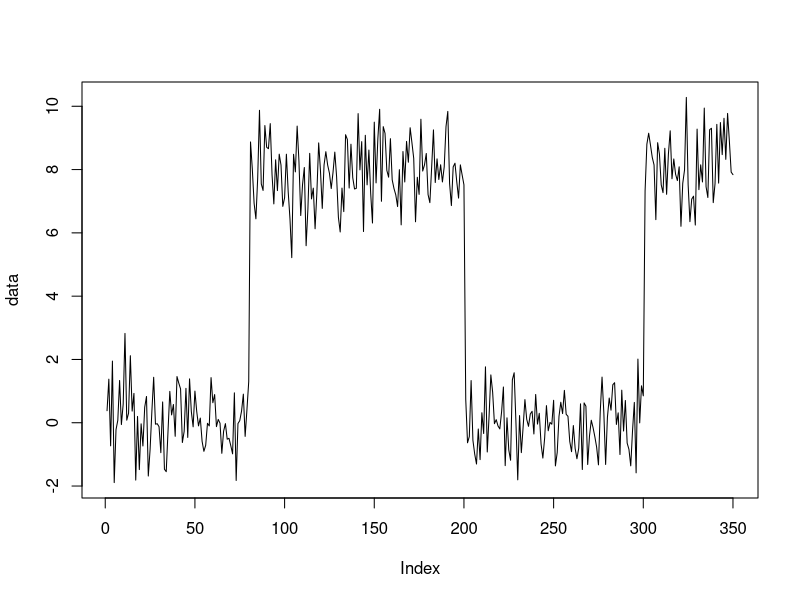
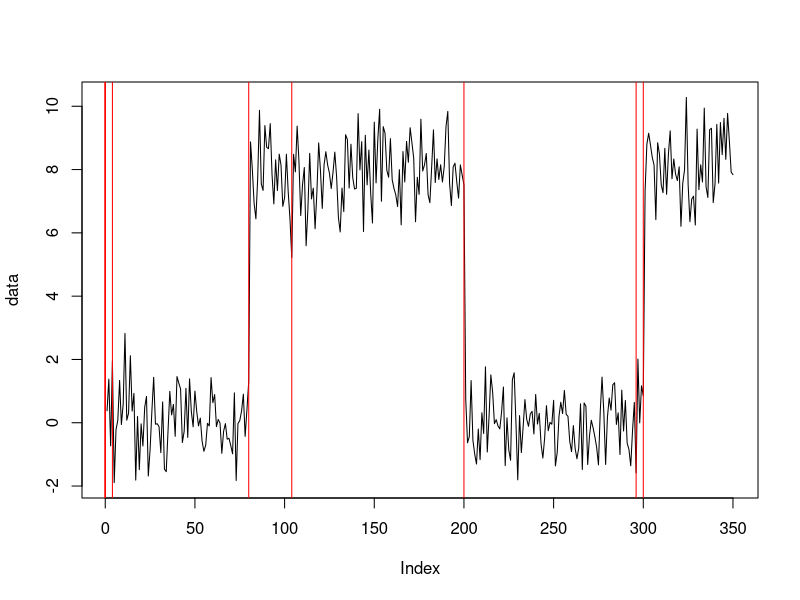

These charts were generated, in order, by the following R code:
#data <- ##SIMULATE NORMAL WITH CHANGE IN MEAN OR ELSE BROWNIAN MOTION WITH SOME SHIFT
data <- c(rnorm(80, 0, 1), rnorm(120, 8, 1), rnorm(100, 0, 1), rnorm(50, 8, 1))
N <- length(data)

plot(data, type="l")

#################
#CREATE G VECTOR#  
#################

g <- dgeom(1:N, 0.01)
#plot(g, type="l")

G <- rep(0,N)
for (i in 1:N){
  G[i] <- sum(g[1:i])
}
#plot(G, type="l")

##checks whether there has been a changepoint
isChangepoint <- function(row){
  len <- length(row)
  if (len >= 3){ ##no changepoints before this
    if ((row[len])>0.9){
      return(TRUE)
    }
  }
  return(FALSE)
}

###Finds w (probability of data being more extreme than current data point based on previous data point)
findw <- function(data, mean, sd){
  w <- pnorm(data, mean, sd)
  #if (data == NA){}
  if (w < 0.5){
    w <- 2*w
  } else {
    w <- 2*(1-w)
  }
  return(w)
}

##takes current vector, and returns updated next one, which is longer by 1
updateModel <- function(row){
  i <- length(row)
  newrow <- rep(0, i+1)
  for (j in 1:i){
    w <- findw(data[n+1], data[n], sd=1)
    if (i == j){ ## as G(O) Not defined in R, = 0
      #output_matrix[i+1, j] <- w * (1- G[i-(j-1)])*output_matrix[i,j]  #################HEREEEEEE
      newrow[j] <- w * (1- G[i-(j-1)])*row[j]
    } else{
      #output_matrix[i+1,j] = w * (1- G[i-(j-1)]/(1-G[i-(j-1)-1]))*output_matrix[i,j]
      newrow[j] =  w * (1- G[i-(j-1)]/(1-G[i-(j-1)-1]))* row[j]
    }
  }
  
  ## J = i+1
  j <- i+1
  p <- rep(0,i) ##WHAT IS K
  if (i == 1){
    p[1] <- 1
  } else {
    for (k in 1:(i-1)){ # checking for Go, not defined = 0
      if (k==i-1){
        p[k] <- (G[i-k])
      }else{
        p[k] <- (G[i-k] - G[i-k-1])/(1 - G[i-k-1])
      }
    }
  }
  
  #output_matrix[i+1,j] <- p%*%output_matrix[i,1:i] 
  newrow[j] <- p%*%row
  
  #NORMALISING
  #output_matrix[i+1,] <- output_matrix[i+1,]/sum(output_matrix[i+1,])
  newrow <- newrow/sum(newrow)
  return(newrow)
}

##ASSUMED MAX NUMBER OF CHANGEPOINTS, AS APPENDING COPIES ENTIRE ROW ##Needs adjustments
changepoints <- rep(0,10) 
numberchangepoints <- 1
recent_changepoint <- 1

##Initialising row
row <- rep(1,1)
print(row)

for (n in 1:(N-1)){
  ##START
  row <- updateModel(row)
  print(row)
  if (isChangepoint(row)){
    print("FOUND CHANGEPOINT!!!!!")
    print(n)
    changepoints[numberchangepoints] = n #####NEED TO CHANGE POSITION IN DATA
    numberchangepoints = numberchangepoints + 1
    #print(data)
    #newdata <- rep(0,(N-x))
    #newdata <- data[x+1:(N)] #### CHANGE THIS TOO
    #data <- newdata
    #print("new data")
    #print(newdata)
    row <- 1
  }
}

print(changepoints)
plot(data, type = "l")
abline(v=changepoints, col="red")
print("done")

